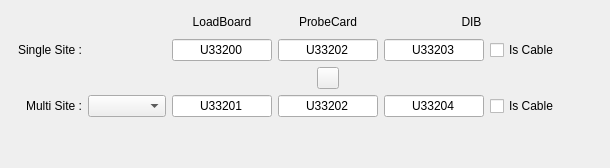
       <widget class="QWidget" name="pcbsTab">
        <attribute name="title">
         <string>PCBs</string>
        </attribute>
        <layout class="QGridLayout" name="gridLayout_2">
         <item row="0" column="0">
          <layout class="QVBoxLayout" name="verticalLayout_7">
           <item>
            <layout class="QHBoxLayout" name="horizontalLayout_10">
             <item>
              <layout class="QVBoxLayout" name="verticalLayout_6">
               <item>
                <widget class="QLabel" name="label_17">
                 <property name="sizePolicy">
                  <sizepolicy hsizetype="Fixed" vsizetype="Fixed">
                   <horstretch>0</horstretch>
                   <verstretch>0</verstretch>
                  </sizepolicy>
                 </property>
                 <property name="minimumSize">
                  <size>
                   <width>61</width>
                   <height>22</height>
                  </size>
                 </property>
                 <property name="maximumSize">
                  <size>
                   <width>61</width>
                   <height>22</height>
                  </size>
                 </property>
                 <property name="toolTip">
                  <string>(Single Site)</string>
                 </property>
                 <property name="text">
                  <string/>
                 </property>
                 <property name="alignment">
                  <set>Qt::AlignRight|Qt::AlignTrailing|Qt::AlignVCenter</set>
                 </property>
                </widget>
               </item>
               <item>
                <widget class="QLabel" name="singlesiteLabel">
                 <property name="minimumSize">
                  <size>
                   <width>71</width>
                   <height>22</height>
                  </size>
                 </property>
                 <property name="maximumSize">
                  <size>
                   <width>71</width>
                   <height>22</height>
                  </size>
                 </property>
                 <property name="toolTip">
                  <string>(Single Site)</string>
                 </property>
                 <property name="text">
                  <string>Single Site :</string>
                 </property>
                 <property name="alignment">
                  <set>Qt::AlignRight|Qt::AlignTrailing|Qt::AlignVCenter</set>
                 </property>
                </widget>
               </item>
               <item>
                <layout class="QHBoxLayout" name="horizontalLayout_14">
                 <item>
                  <spacer name="horizontalSpacer_16">
                   <property name="orientation">
                    <enum>Qt::Horizontal</enum>
                   </property>
                   <property name="sizeType">
                    <enum>QSizePolicy::Minimum</enum>
                   </property>
                   <property name="sizeHint" stdset="0">
                    <size>
                     <width>21</width>
                     <height>13</height>
                    </size>
                   </property>
                  </spacer>
                 </item>
                 <item>
                  <widget class="QLabel" name="label_27">
                   <property name="sizePolicy">
                    <sizepolicy hsizetype="Fixed" vsizetype="Fixed">
                     <horstretch>0</horstretch>
                     <verstretch>0</verstretch>
                    </sizepolicy>
                   </property>
                   <property name="minimumSize">
                    <size>
                     <width>22</width>
                     <height>22</height>
                    </size>
                   </property>
                   <property name="maximumSize">
                    <size>
                     <width>22</width>
                     <height>22</height>
                    </size>
                   </property>
                   <property name="text">
                    <string/>
                   </property>
                  </widget>
                 </item>
                 <item>
                  <spacer name="horizontalSpacer_17">
                   <property name="orientation">
                    <enum>Qt::Horizontal</enum>
                   </property>
                   <property name="sizeType">
                    <enum>QSizePolicy::Minimum</enum>
                   </property>
                   <property name="sizeHint" stdset="0">
                    <size>
                     <width>21</width>
                     <height>18</height>
                    </size>
                   </property>
                  </spacer>
                 </item>
                </layout>
               </item>
               <item>
                <widget class="QLabel" name="multisiteLabel">
                 <property name="minimumSize">
                  <size>
                   <width>71</width>
                   <height>22</height>
                  </size>
                 </property>
                 <property name="maximumSize">
                  <size>
                   <width>71</width>
                   <height>22</height>
                  </size>
                 </property>
                 <property name="toolTip">
                  <string>(Multi Site)</string>
                 </property>
                 <property name="text">
                  <string>Multi Site :</string>
                 </property>
                 <property name="alignment">
                  <set>Qt::AlignRight|Qt::AlignTrailing|Qt::AlignVCenter</set>
                 </property>
                </widget>
               </item>
              </layout>
             </item>
             <item>
              <layout class="QVBoxLayout" name="verticalLayout_5">
               <item>
                <widget class="QLabel" name="label_18">
                 <property name="sizePolicy">
                  <sizepolicy hsizetype="Fixed" vsizetype="Fixed">
                   <horstretch>0</horstretch>
                   <verstretch>0</verstretch>
                  </sizepolicy>
                 </property>
                 <property name="minimumSize">
                  <size>
                   <width>61</width>
                   <height>22</height>
                  </size>
                 </property>
                 <property name="maximumSize">
                  <size>
                   <width>61</width>
                   <height>22</height>
                  </size>
                 </property>
                 <property name="toolTip">
                  <string>(Single Site)</string>
                 </property>
                 <property name="text">
                  <string/>
                 </property>
                 <property name="alignment">
                  <set>Qt::AlignRight|Qt::AlignTrailing|Qt::AlignVCenter</set>
                 </property>
                </widget>
               </item>
               <item>
                <widget class="QLabel" name="label_12">
                 <property name="sizePolicy">
                  <sizepolicy hsizetype="Fixed" vsizetype="Fixed">
                   <horstretch>0</horstretch>
                   <verstretch>0</verstretch>
                  </sizepolicy>
                 </property>
                 <property name="minimumSize">
                  <size>
                   <width>61</width>
                   <height>22</height>
                  </size>
                 </property>
                 <property name="maximumSize">
                  <size>
                   <width>61</width>
                   <height>22</height>
                  </size>
                 </property>
                 <property name="toolTip">
                  <string>(Single Site)</string>
                 </property>
                 <property name="text">
                  <string/>
                 </property>
                 <property name="alignment">
                  <set>Qt::AlignRight|Qt::AlignTrailing|Qt::AlignVCenter</set>
                 </property>
                </widget>
               </item>
               <item>
                <layout class="QHBoxLayout" name="horizontalLayout_13">
                 <item>
                  <spacer name="horizontalSpacer_14">
                   <property name="orientation">
                    <enum>Qt::Horizontal</enum>
                   </property>
                   <property name="sizeType">
                    <enum>QSizePolicy::Minimum</enum>
                   </property>
                   <property name="sizeHint" stdset="0">
                    <size>
                     <width>21</width>
                     <height>13</height>
                    </size>
                   </property>
                  </spacer>
                 </item>
                 <item>
                  <widget class="QLabel" name="label_26">
                   <property name="sizePolicy">
                    <sizepolicy hsizetype="Fixed" vsizetype="Fixed">
                     <horstretch>0</horstretch>
                     <verstretch>0</verstretch>
                    </sizepolicy>
                   </property>
                   <property name="minimumSize">
                    <size>
                     <width>22</width>
                     <height>22</height>
                    </size>
                   </property>
                   <property name="maximumSize">
                    <size>
                     <width>22</width>
                     <height>22</height>
                    </size>
                   </property>
                   <property name="text">
                    <string/>
                   </property>
                  </widget>
                 </item>
                 <item>
                  <spacer name="horizontalSpacer_15">
                   <property name="orientation">
                    <enum>Qt::Horizontal</enum>
                   </property>
                   <property name="sizeType">
                    <enum>QSizePolicy::Minimum</enum>
                   </property>
                   <property name="sizeHint" stdset="0">
                    <size>
                     <width>21</width>
                     <height>18</height>
                    </size>
                   </property>
                  </spacer>
                 </item>
                </layout>
               </item>
               <item>
                <widget class="QComboBox" name="maxParallelism">
                 <property name="sizePolicy">
                  <sizepolicy hsizetype="Fixed" vsizetype="Fixed">
                   <horstretch>0</horstretch>
                   <verstretch>0</verstretch>
                  </sizepolicy>
                 </property>
                 <property name="minimumSize">
                  <size>
                   <width>78</width>
                   <height>22</height>
                  </size>
                 </property>
                 <property name="maximumSize">
                  <size>
                   <width>61</width>
                   <height>22</height>
                  </size>
                 </property>
                 <property name="maxVisibleItems">
                  <number>16</number>
                 </property>
                </widget>
               </item>
              </layout>
             </item>
             <item>
              <layout class="QVBoxLayout" name="verticalLayout_4">
               <item>
                <widget class="QLabel" name="loadboardLabel">
                 <property name="sizePolicy">
                  <sizepolicy hsizetype="Fixed" vsizetype="Fixed">
                   <horstretch>0</horstretch>
                   <verstretch>0</verstretch>
                  </sizepolicy>
                 </property>
                 <property name="minimumSize">
                  <size>
                   <width>100</width>
                   <height>22</height>
                  </size>
                 </property>
                 <property name="maximumSize">
                  <size>
                   <width>100</width>
                   <height>22</height>
                  </size>
                 </property>
                 <property name="text">
                  <string>LoadBoard</string>
                 </property>
                 <property name="alignment">
                  <set>Qt::AlignCenter</set>
                 </property>
                </widget>
               </item>
               <item>
                <widget class="QLineEdit" name="singlesiteLoadboard">
                 <property name="sizePolicy">
                  <sizepolicy hsizetype="Fixed" vsizetype="Fixed">
                   <horstretch>0</horstretch>
                   <verstretch>0</verstretch>
                  </sizepolicy>
                 </property>
                 <property name="minimumSize">
                  <size>
                   <width>100</width>
                   <height>22</height>
                  </size>
                 </property>
                 <property name="maximumSize">
                  <size>
                   <width>100</width>
                   <height>22</height>
                  </size>
                 </property>
                 <property name="text">
                  <string>U33200</string>
                 </property>
                 <property name="alignment">
                  <set>Qt::AlignCenter</set>
                 </property>
                </widget>
               </item>
               <item>
                <layout class="QHBoxLayout" name="horizontalLayout_3">
                 <item>
                  <spacer name="horizontalSpacer_13">
                   <property name="orientation">
                    <enum>Qt::Horizontal</enum>
                   </property>
                   <property name="sizeType">
                    <enum>QSizePolicy::Minimum</enum>
                   </property>
                   <property name="sizeHint" stdset="0">
                    <size>
                     <width>21</width>
                     <height>13</height>
                    </size>
                   </property>
                  </spacer>
                 </item>
                 <item>
                  <widget class="QLabel" name="label_25">
                   <property name="sizePolicy">
                    <sizepolicy hsizetype="Fixed" vsizetype="Fixed">
                     <horstretch>0</horstretch>
                     <verstretch>0</verstretch>
                    </sizepolicy>
                   </property>
                   <property name="minimumSize">
                    <size>
                     <width>22</width>
                     <height>22</height>
                    </size>
                   </property>
                   <property name="maximumSize">
                    <size>
                     <width>22</width>
                     <height>22</height>
                    </size>
                   </property>
                   <property name="text">
                    <string/>
                   </property>
                  </widget>
                 </item>
                 <item>
                  <spacer name="horizontalSpacer_12">
                   <property name="orientation">
                    <enum>Qt::Horizontal</enum>
                   </property>
                   <property name="sizeType">
                    <enum>QSizePolicy::Minimum</enum>
                   </property>
                   <property name="sizeHint" stdset="0">
                    <size>
                     <width>21</width>
                     <height>18</height>
                    </size>
                   </property>
                  </spacer>
                 </item>
                </layout>
               </item>
               <item>
                <widget class="QLineEdit" name="multisiteLoadboard">
                 <property name="sizePolicy">
                  <sizepolicy hsizetype="Fixed" vsizetype="Fixed">
                   <horstretch>0</horstretch>
                   <verstretch>0</verstretch>
                  </sizepolicy>
                 </property>
                 <property name="minimumSize">
                  <size>
                   <width>100</width>
                   <height>22</height>
                  </size>
                 </property>
                 <property name="maximumSize">
                  <size>
                   <width>100</width>
                   <height>22</height>
                  </size>
                 </property>
                 <property name="text">
                  <string>U33201</string>
                 </property>
                 <property name="alignment">
                  <set>Qt::AlignCenter</set>
                 </property>
                </widget>
               </item>
              </layout>
             </item>
             <item>
              <layout class="QVBoxLayout" name="verticalLayout_3">
               <item>
                <widget class="QLabel" name="probecardLabel">
                 <property name="sizePolicy">
                  <sizepolicy hsizetype="Fixed" vsizetype="Fixed">
                   <horstretch>0</horstretch>
                   <verstretch>0</verstretch>
                  </sizepolicy>
                 </property>
                 <property name="minimumSize">
                  <size>
                   <width>100</width>
                   <height>22</height>
                  </size>
                 </property>
                 <property name="maximumSize">
                  <size>
                   <width>100</width>
                   <height>22</height>
                  </size>
                 </property>
                 <property name="text">
                  <string>ProbeCard</string>
                 </property>
                 <property name="alignment">
                  <set>Qt::AlignCenter</set>
                 </property>
                </widget>
               </item>
               <item>
                <widget class="QLineEdit" name="singlesiteProbecard">
                 <property name="sizePolicy">
                  <sizepolicy hsizetype="Fixed" vsizetype="Fixed">
                   <horstretch>0</horstretch>
                   <verstretch>0</verstretch>
                  </sizepolicy>
                 </property>
                 <property name="minimumSize">
                  <size>
                   <width>100</width>
                   <height>22</height>
                  </size>
                 </property>
                 <property name="maximumSize">
                  <size>
                   <width>100</width>
                   <height>22</height>
                  </size>
                 </property>
                 <property name="text">
                  <string>U33202</string>
                 </property>
                 <property name="alignment">
                  <set>Qt::AlignCenter</set>
                 </property>
                </widget>
               </item>
               <item>
                <layout class="QHBoxLayout" name="horizontalLayout_2">
                 <item>
                  <spacer name="horizontalSpacer_3">
                   <property name="orientation">
                    <enum>Qt::Horizontal</enum>
                   </property>
                   <property name="sizeType">
                    <enum>QSizePolicy::Minimum</enum>
                   </property>
                   <property name="sizeHint" stdset="0">
                    <size>
                     <width>21</width>
                     <height>13</height>
                    </size>
                   </property>
                  </spacer>
                 </item>
                 <item>
                  <widget class="QToolButton" name="probecardLink">
                   <property name="minimumSize">
                    <size>
                     <width>22</width>
                     <height>22</height>
                    </size>
                   </property>
                   <property name="maximumSize">
                    <size>
                     <width>22</width>
                     <height>22</height>
                    </size>
                   </property>
                   <property name="text">
                    <string/>
                   </property>
                  </widget>
                 </item>
                 <item>
                  <spacer name="horizontalSpacer_4">
                   <property name="orientation">
                    <enum>Qt::Horizontal</enum>
                   </property>
                   <property name="sizeType">
                    <enum>QSizePolicy::Minimum</enum>
                   </property>
                   <property name="sizeHint" stdset="0">
                    <size>
                     <width>21</width>
                     <height>18</height>
                    </size>
                   </property>
                  </spacer>
                 </item>
                </layout>
               </item>
               <item>
                <widget class="QLineEdit" name="multisiteProbecard">
                 <property name="sizePolicy">
                  <sizepolicy hsizetype="Fixed" vsizetype="Fixed">
                   <horstretch>0</horstretch>
                   <verstretch>0</verstretch>
                  </sizepolicy>
                 </property>
                 <property name="minimumSize">
                  <size>
                   <width>100</width>
                   <height>22</height>
                  </size>
                 </property>
                 <property name="maximumSize">
                  <size>
                   <width>100</width>
                   <height>22</height>
                  </size>
                 </property>
                 <property name="text">
                  <string>U33202</string>
                 </property>
                 <property name="alignment">
                  <set>Qt::AlignCenter</set>
                 </property>
                </widget>
               </item>
              </layout>
             </item>
             <item>
              <layout class="QVBoxLayout" name="verticalLayout_2">
               <item>
                <widget class="QLabel" name="dibLabel">
                 <property name="sizePolicy">
                  <sizepolicy hsizetype="Preferred" vsizetype="Preferred">
                   <horstretch>0</horstretch>
                   <verstretch>0</verstretch>
                  </sizepolicy>
                 </property>
                 <property name="minimumSize">
                  <size>
                   <width>100</width>
                   <height>22</height>
                  </size>
                 </property>
                 <property name="maximumSize">
                  <size>
                   <width>16777215</width>
                   <height>22</height>
                  </size>
                 </property>
                 <property name="text">
                  <string>DIB</string>
                 </property>
                 <property name="alignment">
                  <set>Qt::AlignCenter</set>
                 </property>
                </widget>
               </item>
               <item>
                <layout class="QHBoxLayout" name="horizontalLayout_5">
                 <item>
                  <widget class="QLineEdit" name="singlesiteDIB">
                   <property name="sizePolicy">
                    <sizepolicy hsizetype="Fixed" vsizetype="Fixed">
                     <horstretch>0</horstretch>
                     <verstretch>0</verstretch>
                    </sizepolicy>
                   </property>
                   <property name="minimumSize">
                    <size>
                     <width>100</width>
                     <height>22</height>
                    </size>
                   </property>
                   <property name="maximumSize">
                    <size>
                     <width>100</width>
                     <height>22</height>
                    </size>
                   </property>
                   <property name="text">
                    <string>U33203</string>
                   </property>
                   <property name="alignment">
                    <set>Qt::AlignCenter</set>
                   </property>
                  </widget>
                 </item>
                 <item>
                  <widget class="QCheckBox" name="singleSiteDIBisCable">
                   <property name="text">
                    <string>Is Cable</string>
                   </property>
                  </widget>
                 </item>
                </layout>
               </item>
               <item>
                <layout class="QHBoxLayout" name="horizontalLayout_15">
                 <item>
                  <spacer name="horizontalSpacer_18">
                   <property name="orientation">
                    <enum>Qt::Horizontal</enum>
                   </property>
                   <property name="sizeType">
                    <enum>QSizePolicy::Minimum</enum>
                   </property>
                   <property name="sizeHint" stdset="0">
                    <size>
                     <width>21</width>
                     <height>13</height>
                    </size>
                   </property>
                  </spacer>
                 </item>
                 <item>
                  <widget class="QLabel" name="label_28">
                   <property name="sizePolicy">
                    <sizepolicy hsizetype="Fixed" vsizetype="Fixed">
                     <horstretch>0</horstretch>
                     <verstretch>0</verstretch>
                    </sizepolicy>
                   </property>
                   <property name="minimumSize">
                    <size>
                     <width>22</width>
                     <height>22</height>
                    </size>
                   </property>
                   <property name="maximumSize">
                    <size>
                     <width>22</width>
                     <height>22</height>
                    </size>
                   </property>
                   <property name="text">
                    <string/>
                   </property>
                  </widget>
                 </item>
                 <item>
                  <spacer name="horizontalSpacer_19">
                   <property name="orientation">
                    <enum>Qt::Horizontal</enum>
                   </property>
                   <property name="sizeType">
                    <enum>QSizePolicy::Minimum</enum>
                   </property>
                   <property name="sizeHint" stdset="0">
                    <size>
                     <width>21</width>
                     <height>18</height>
                    </size>
                   </property>
                  </spacer>
                 </item>
                </layout>
               </item>
               <item>
                <layout class="QHBoxLayout" name="horizontalLayout_7">
                 <item>
                  <widget class="QLineEdit" name="multisiteDIB">
                   <property name="sizePolicy">
                    <sizepolicy hsizetype="Fixed" vsizetype="Fixed">
                     <horstretch>0</horstretch>
                     <verstretch>0</verstretch>
                    </sizepolicy>
                   </property>
                   <property name="minimumSize">
                    <size>
                     <width>100</width>
                     <height>22</height>
                    </size>
                   </property>
                   <property name="maximumSize">
                    <size>
                     <width>100</width>
                     <height>22</height>
                    </size>
                   </property>
                   <property name="text">
                    <string>U33204</string>
                   </property>
                   <property name="alignment">
                    <set>Qt::AlignCenter</set>
                   </property>
                  </widget>
                 </item>
                 <item>
                  <widget class="QCheckBox" name="multiSiteDIBisCable">
                   <property name="text">
                    <string>Is Cable</string>
                   </property>
                  </widget>
                 </item>
                </layout>
               </item>
              </layout>
             </item>
             <item>
              <spacer name="horizontalSpacer_5">
               <property name="orientation">
                <enum>Qt::Horizontal</enum>
               </property>
               <property name="sizeHint" stdset="0">
                <size>
                 <width>40</width>
                 <height>20</height>
                </size>
               </property>
              </spacer>
             </item>
            </layout>
           </item>
           <item>
            <spacer name="verticalSpacer_4">
             <property name="orientation">
              <enum>Qt::Vertical</enum>
             </property>
             <property name="sizeHint" stdset="0">
              <size>
               <width>20</width>
               <height>40</height>
              </size>
             </property>
            </spacer>
           </item>
          </layout>
         </item>
        </layout>
       </widget>
